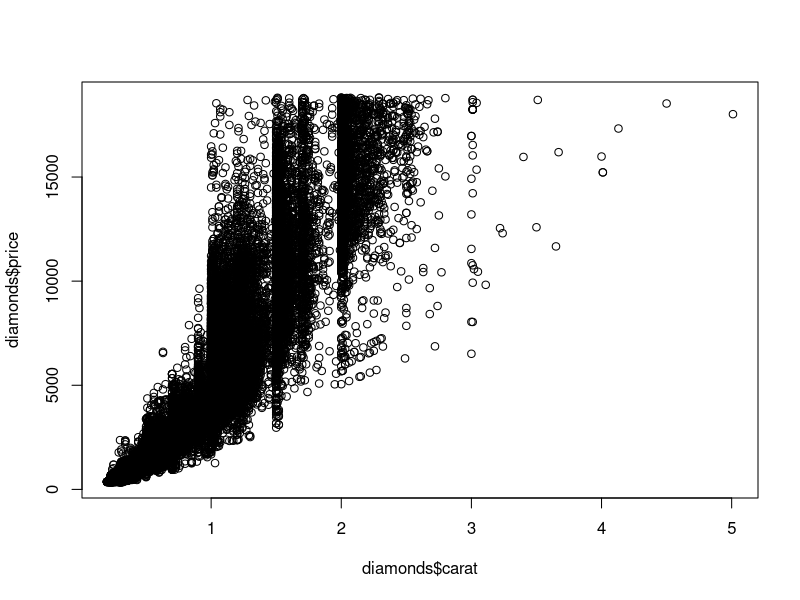
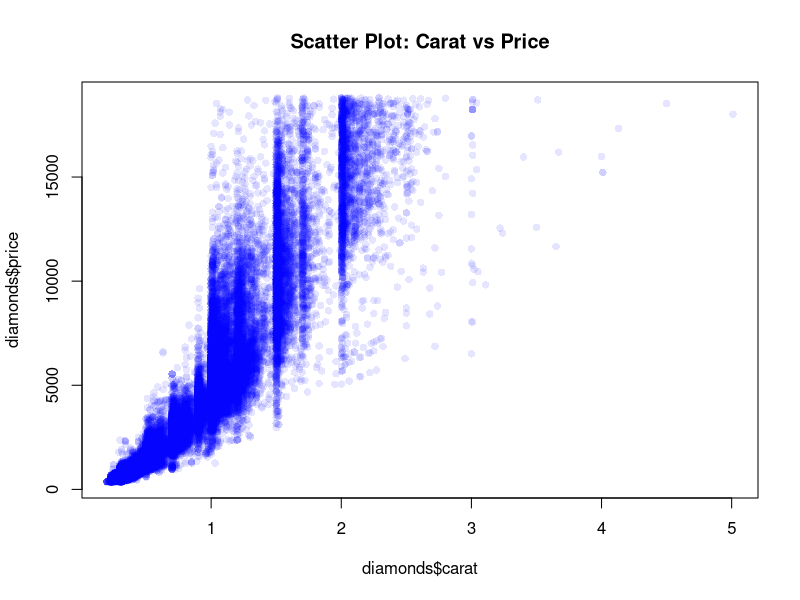
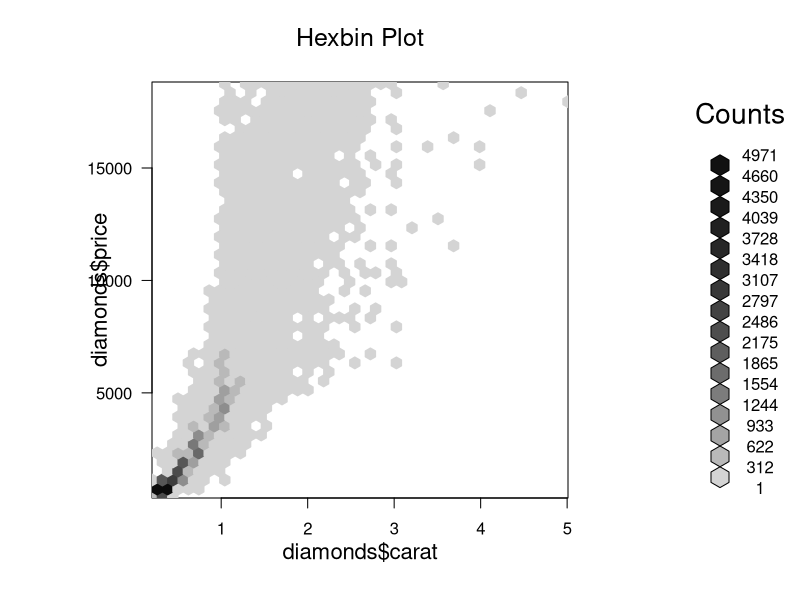
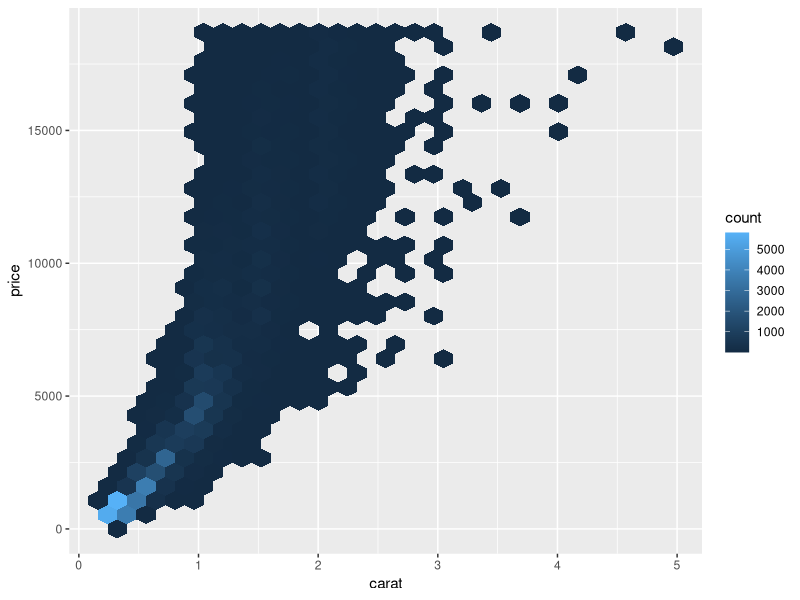
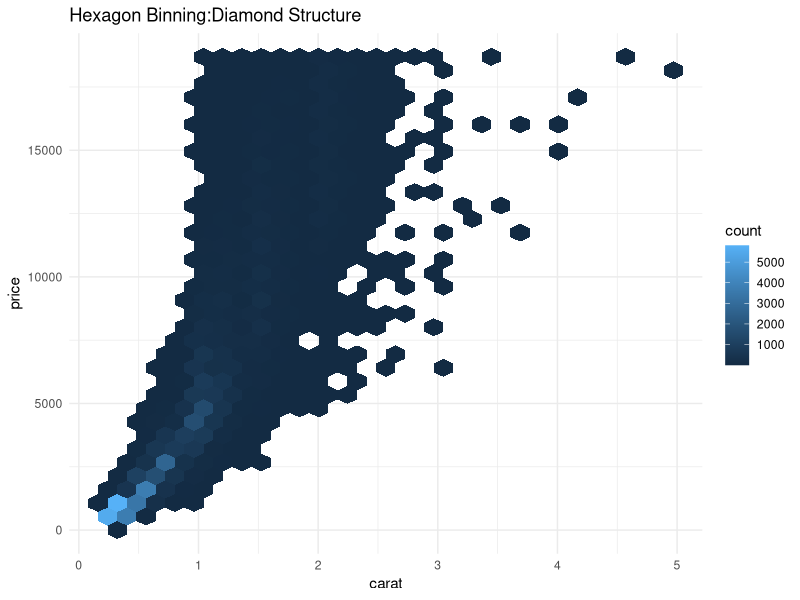
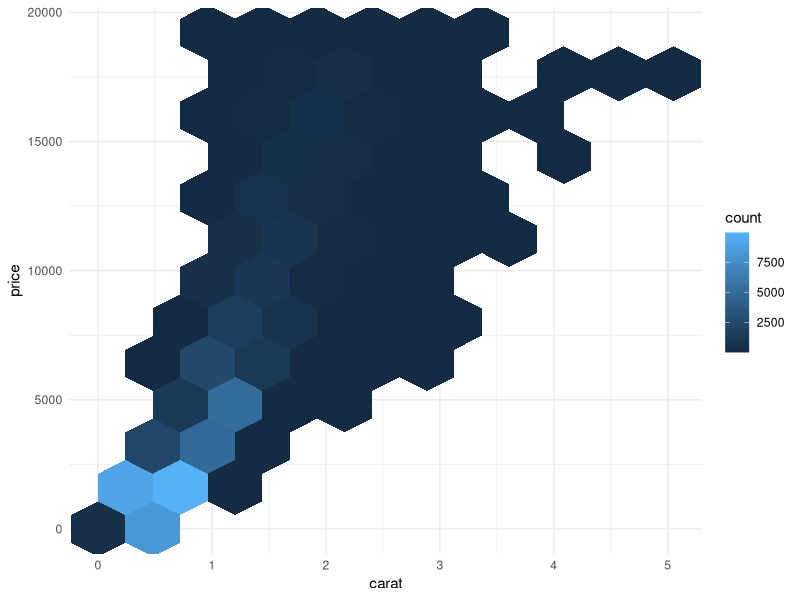
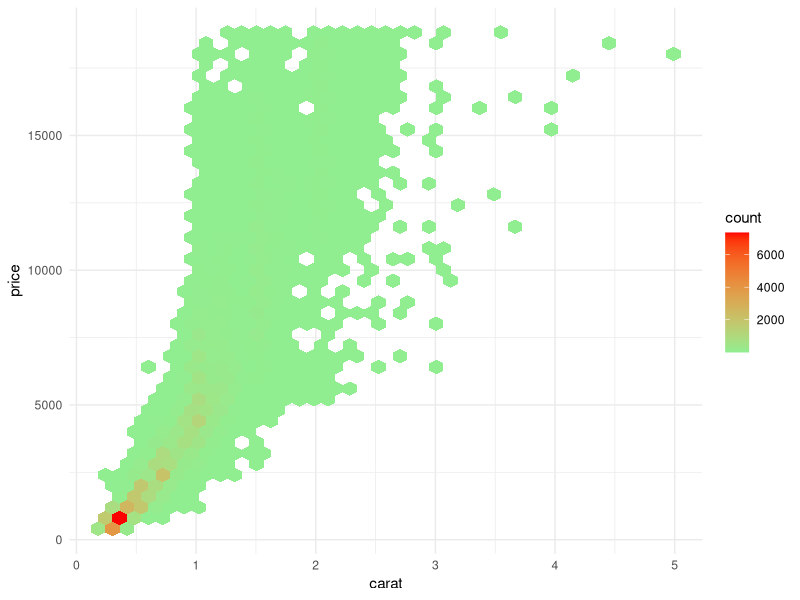
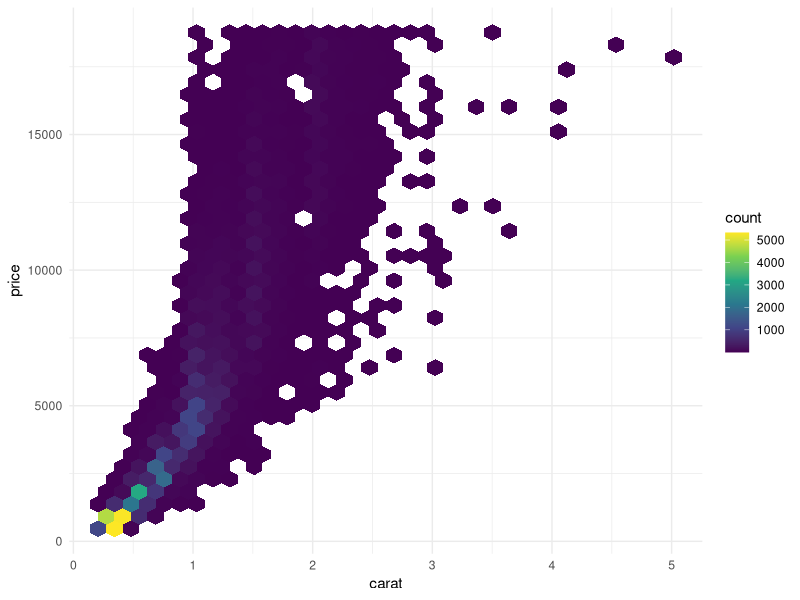

Recreate these plots in R, in order.
#Load & Understand the Dataset
data(diamonds)
data(package = .packages(all.available = TRUE))
library(ggplot2)

data(diamonds)
str(diamonds)
dim(diamonds)
?diamonds

#Very Basic Scatter
plot(diamonds$carat,diamonds$price)

#Improved Scatter
plot(diamonds$carat,diamonds$price,col = rgb(0,0,1,0.1),pch=16,
     main = "Scatter Plot: Carat vs Price")

#Hexbin Using Base R
install.packages('hexbin')
library(hexbin)
hb<-hexbin(diamonds$carat,diamonds$price,xbins = 40)
plot(hb,main="Hexbin Plot")

#Basic Hexbin
ggplot(diamonds, aes(x = carat, y= price))+
  geom_hex()

#Labeled Hexbin Plot
ggplot(diamonds,aes(carat,price))+
  geom_hex()+
  labs( title = "Hexagon Binning:Diamond Structure", x = "carat", y = "price")+
  theme_minimal()

#Control Hexagon Density
ggplot(diamonds,aes(carat,price))+
  geom_hex(bins=10)+
  theme_minimal()

#Add Color Palette(Gradient)
ggplot(diamonds,aes(carat,price))+
  geom_hex(bins=40)+
  scale_fill_gradient( low= "lightgreen", high = "red")+
  theme_minimal()

#Color meaning:
#-Light-> fewer diamonds
#-Dark-> dense region

#Professional Palette(Viridis)
ggplot(diamonds,aes(carat,price))+
  geom_hex(bins=35)+
  scale_fill_viridis_c()+
  theme_minimal()

#Add Legend Title
ggplot(diamonds,aes(carat,price))+
  geom_hex(bins=20)+
  scale_fill_viridis_c(name = "Count")+
  labs( title = "Density Structure of Diamonds", x = "Carat", y = "Price")+
  theme_minimal()

#Faceted Hexbin
ggplot(diamonds,aes(carat, price))+
  geom_hex()+
  scale_fill_viridis_c()+
  facet_wrap(~cut)+
  theme_minimal()

#Log Scale Hexbin
ggplot(diamonds,aes(carat,price))+
  geom_hex()+
  scale_fill_viridis_c()+
  scale_y_log10()+
  theme_minimal()
